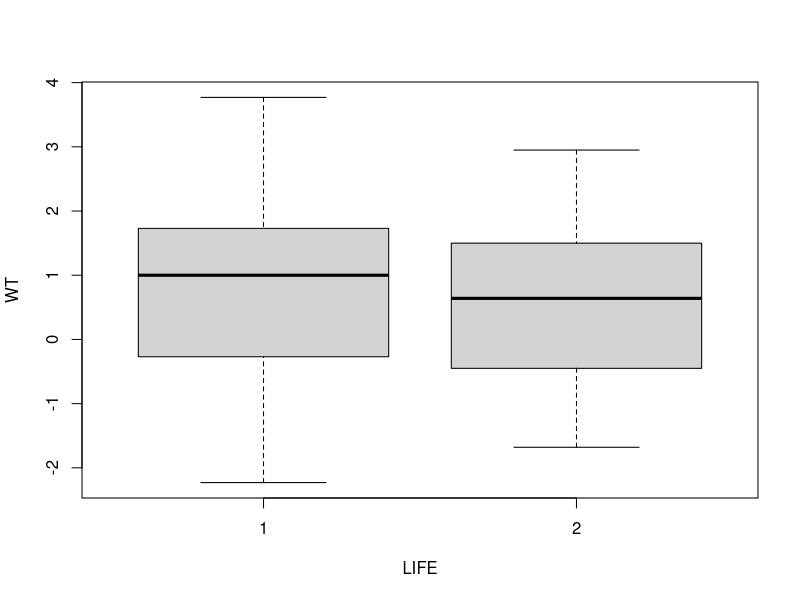
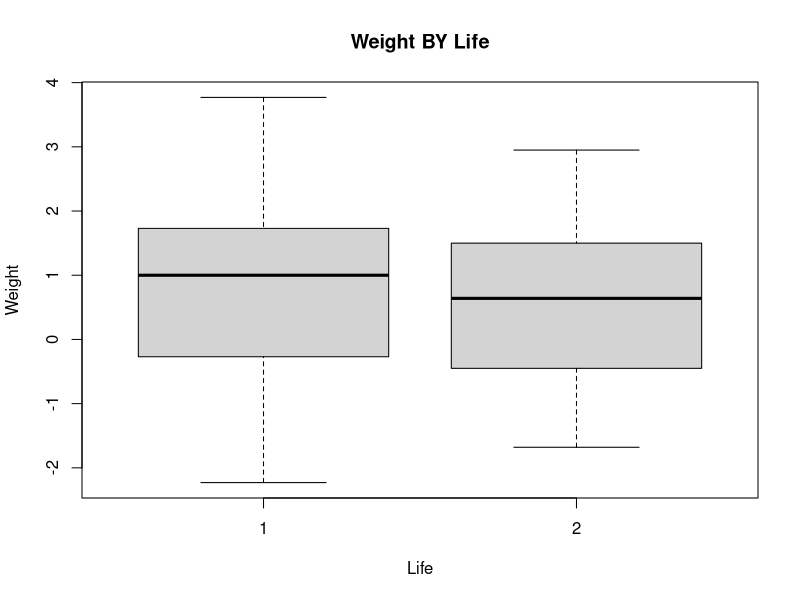
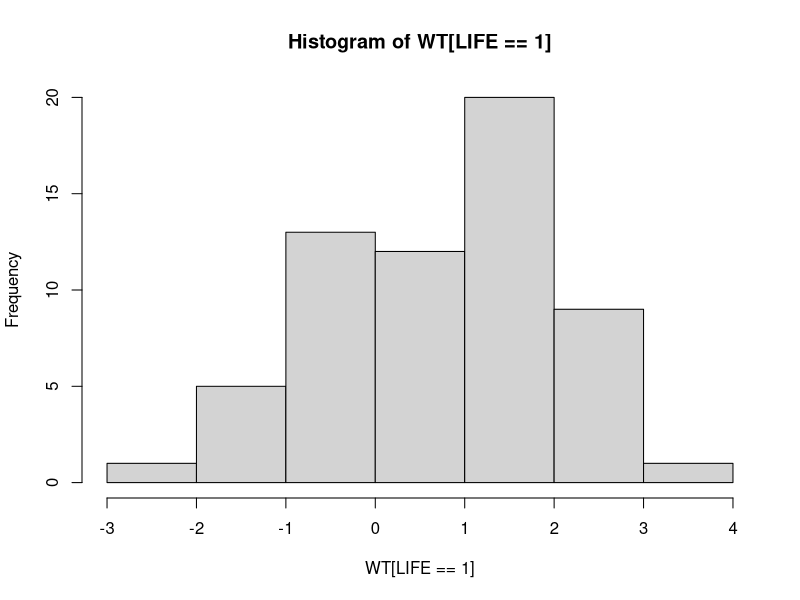
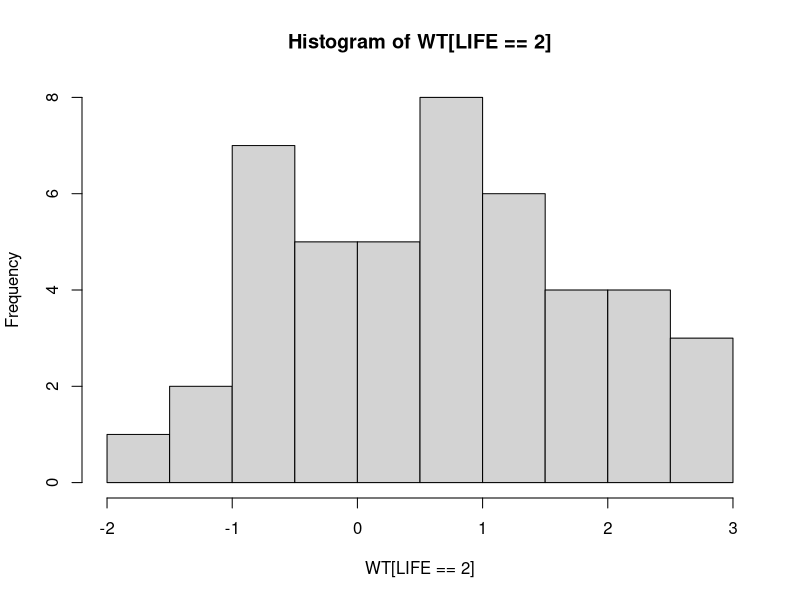
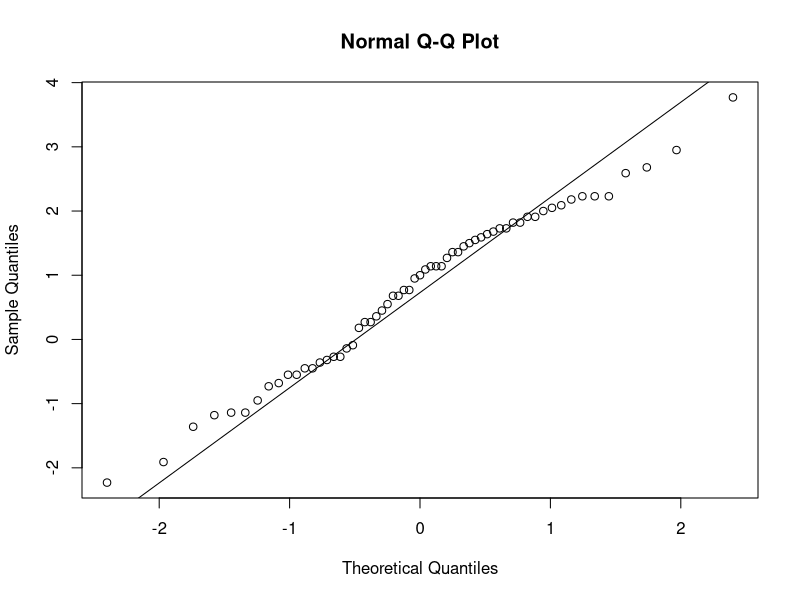
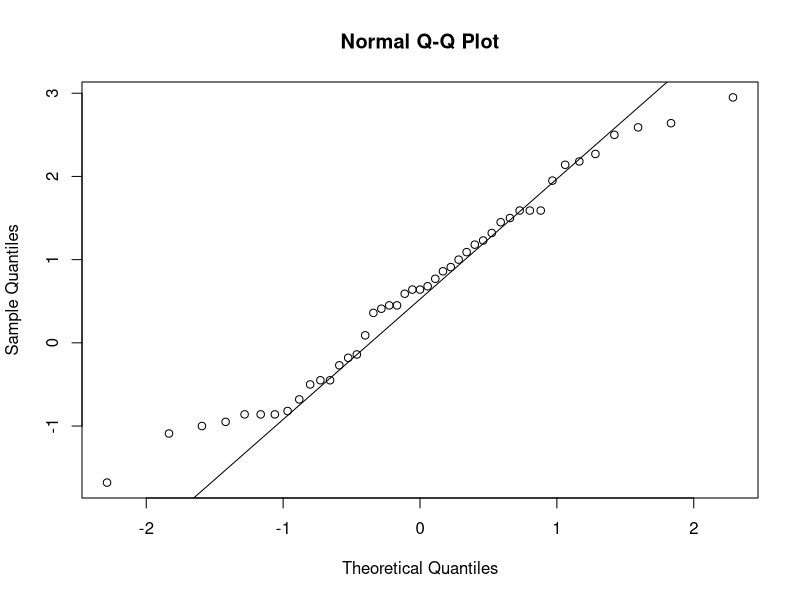
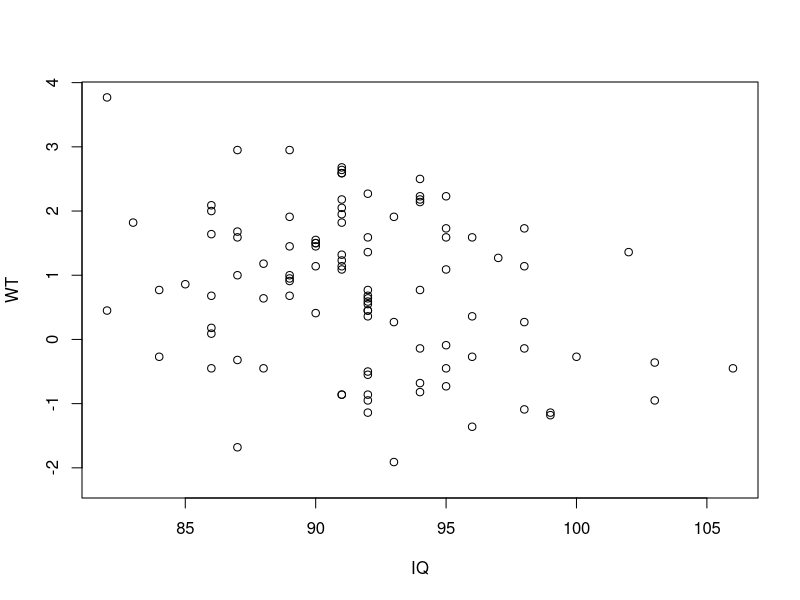
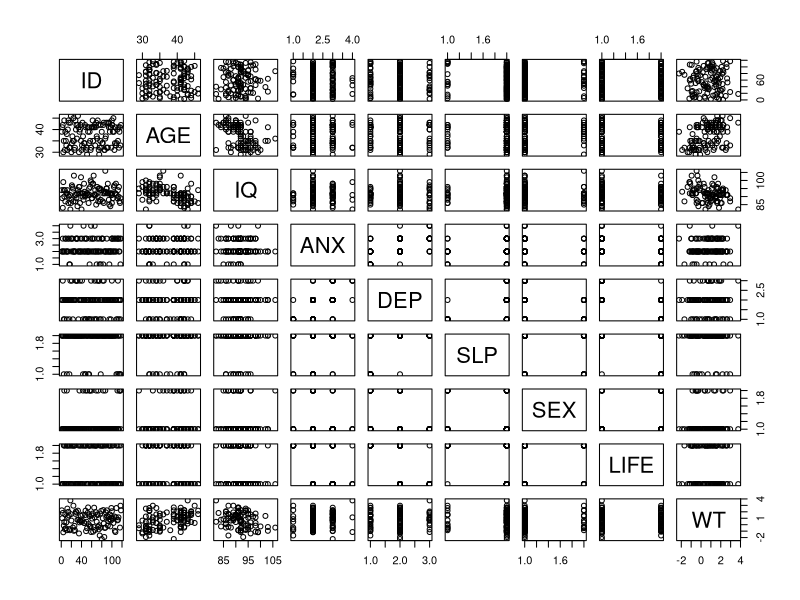

Source code (R) for these figures, in order:
## ---- chunk 1
fem <- read.table("data/fem.dat", header = TRUE)
## ---- chunk 2
class(fem)
## ---- chunk 3
head(fem)
## ---- chunk 4
names(fem)
## ---- chunk 5
names(fem)[1]
## ---- chunk 6
names(fem)[8]
## ---- chunk 7
names(fem)[2:4]
## ---- chunk 8
nrow(fem)
## ---- chunk 9
ncol(fem)
## ---- chunk 10
fem[1:10, ]
## ---- chunk 11
fem[1:10, ]
## ---- chunk 12
fem[1:10,2:4 ]
## ---- chunk 13
fem$IQ
## ---- chunk 14
fem$IQ[1:10]
## ---- chunk 15
fem[ ,3]
## ---- chunk 16
fem[9, ]
## ---- chunk 17
fem[9,3]
## ---- chunk 18
fem$IQ[fem$IQ == -99] <- NA
## ---- chunk 19
fem$IQ
## ---- chunk 20
attach(fem)
## ---- chunk 21
by(WT, LIFE, summary)
## ---- chunk 22
boxplot(WT ~ LIFE)
## ---- chunk 23
boxplot(WT ~ LIFE,
        xlab = "Life",
        ylab = "Weight",
        main = "Weight BY Life")
## ---- chunk 24
hist(WT[LIFE == 1])
## ---- chunk 25
hist(WT[LIFE == 2])
## ---- chunk 26
qqnorm(WT[LIFE == 1])
qqline(WT[LIFE == 1])
## ---- chunk 27
qqnorm(WT[LIFE == 2])
qqline(WT[LIFE == 2])
## ---- chunk 28
shapiro.test(WT[LIFE == 1])
## ---- chunk 29
shapiro.test(WT[LIFE == 2])
## ---- chunk 30
by(WT, LIFE, shapiro.test)
## ---- chunk 31
bartlett.test(WT, LIFE)
## ---- chunk 32
bartlett.test(WT ~ LIFE)
## ---- chunk 33
t.test(WT ~ LIFE, var.equal = TRUE)
## ---- chunk 34
t.test(WT ~ LIFE, var.equal = FALSE)
## ---- chunk 35
wilcox.test(WT ~ LIFE)
## ---- chunk 36
kruskal.test(WT ~ LIFE)
## ---- chunk 37
table(DEP, LIFE)
## ---- chunk 38
chisq.test(table(DEP, LIFE))
## ---- chunk 39
tab <- table(DEP, LIFE)
chisq.test(tab)
## ---- chunk 40
class(tab)
tab
## ---- chunk 41
fisher.test(tab)
## ---- chunk 42
rm(tab)
## ---- chunk 43
ls()
## ---- chunk 44
tab <- table(SEX, LIFE)
tab
fisher.test(tab)
## ---- chunk 45
rm(tab)
## ---- chunk 46
fisher.test(table(SEX, LIFE))
## ---- chunk 47
cor(IQ, WT, use = "pairwise.complete.obs")
## ---- chunk 48
plot(IQ, WT)
## ---- chunk 49
cor.test(IQ, WT)
## ---- chunk 50
cor(fem, use = "pairwise.complete.obs")
## ---- chunk 51
pairs(fem)
## ---- chunk 52
newfem <- cbind(AGE, IQ, WT)
cor(newfem, use = "pairwise.complete.obs")
## ---- chunk 53
pairs(newfem)
## ---- chunk 54
rm(newfem)
## ---- chunk 55
cor(cbind(AGE, IQ, WT), use = "pairwise.complete.obs")
## ---- chunk 56
pairs(cbind(AGE, IQ, WT))
## ---- chunk 57
plot(AGE, WT)
## ---- chunk 58
cor(AGE, WT, use = "pairwise.complete.obs")
cor.test(AGE, WT)
## ---- chunk 59
summary(lm(WT ~ AGE))
## ---- chunk 60
fem.lm <- lm(WT ~ AGE)
## ---- chunk 61
summary(fem.lm)
## ---- chunk 62
plot(AGE, WT)
abline(fem.lm)
## ---- chunk 63
plot(fem.lm)
## ---- chunk 64
rm(fem.lm)
## ---- chunk 65
coplot(WT ~ AGE | as.factor(LIFE))
## ---- chunk 66
coplot(WT ~ AGE | as.factor(LIFE) * as.factor(SEX))
## ---- chunk 67
data.class(fem$SEX)
## ---- chunk 68
sapply(fem, data.class)
## ---- chunk 69
cor.test(DEP, ANX, method = "kendall")
